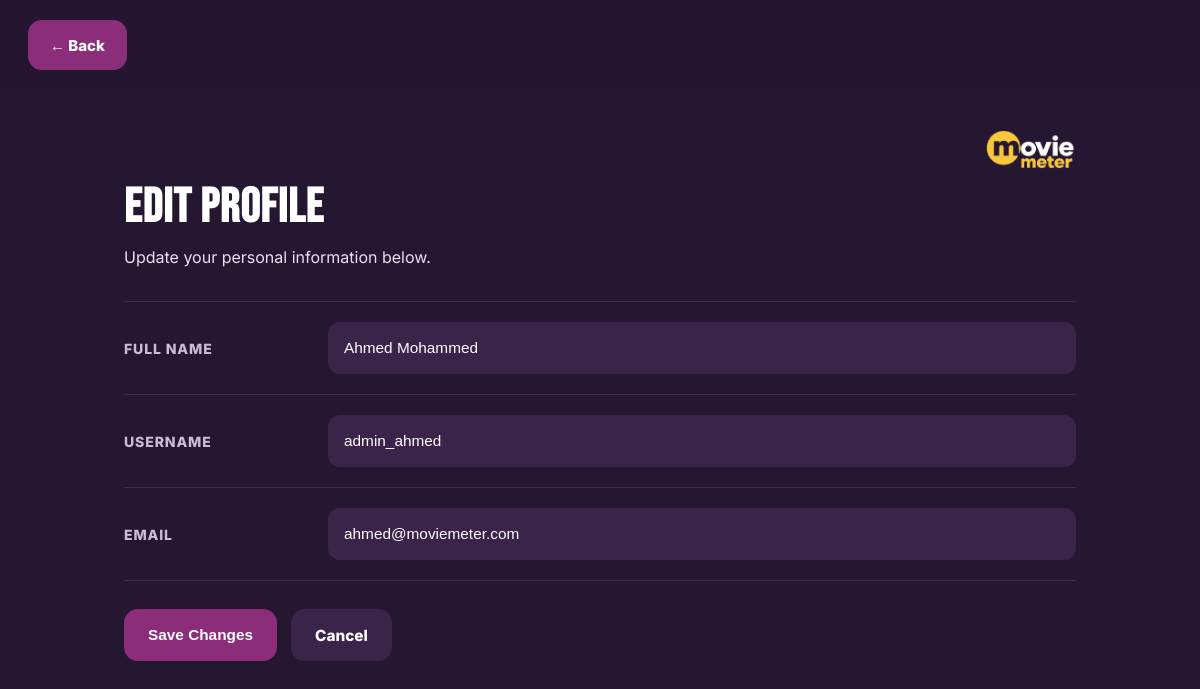
The page /MovieMeter/edit-profile.php (signed in) on the database its author committed.
### tables this page shows
CREATE TABLE mm_users (
    user_id INT AUTO_INCREMENT PRIMARY KEY,
    role_id INT NOT NULL,
    full_name VARCHAR(100) NOT NULL,
    username VARCHAR(50) NOT NULL UNIQUE,
    email VARCHAR(100) NOT NULL UNIQUE,
    password_hash VARCHAR(255) NOT NULL,
    profile_image VARCHAR(255) NULL,
    account_status ENUM('active','suspended') DEFAULT 'active',
    created_at DATETIME DEFAULT CURRENT_TIMESTAMP,
    updated_at DATETIME DEFAULT CURRENT_TIMESTAMP
);

### MovieMeter/edit-profile.php (the view, shortened to what this page needs)
<?php
$userId = (int) $_SESSION["user_id"];
$conn = getConnection();
mysqli_set_charset($conn, "utf8mb4");
$sql = "SELECT full_name, username, email FROM mm_users WHERE user_id = ? LIMIT 1";
$stmt = mysqli_prepare($conn, $sql);
mysqli_stmt_bind_param($stmt, "i", $userId);
mysqli_stmt_execute($stmt);
$result = mysqli_stmt_get_result($stmt);
$user = mysqli_fetch_assoc($result);
$fullNameValue = htmlspecialchars($user["full_name"] ?? "", ENT_QUOTES, "UTF-8");
$usernameValue = htmlspecialchars($user["username"] ?? "", ENT_QUOTES, "UTF-8");
$emailValue = htmlspecialchars($user["email"] ?? "", ENT_QUOTES, "UTF-8");
?>
<!DOCTYPE html>
<html lang="en">
<head>
</head>
<body>
    <header class="topbar">
        <a href="profile.php" class="back-link">← Back </a>
    </header>
    <main class="edit-page">
        <div class="page-header">
            <div class="page-logo">
                <img src="assets/images/logo.png" alt="MovieMeter Logo">
            </div>
            <h1 class="page-title">Edit Profile</h1>
            <p class="page-subtitle">Update your personal information below.</p>
        </div>
        <form class="edit-form" method="POST" action="">
            <div class="form-row">
                <div class="form-label">Full Name</div>
                <div class="form-field">
                    <input type="text" name="full_name" value="<?php echo $fullNameValue; ?>" placeholder="Enter your full name">
                </div>
            </div>
            <div class="form-row">
                <div class="form-label">Username</div>
                <div class="form-field">
                    <input type="text" name="username" value="<?php echo $usernameValue; ?>" placeholder="Enter your username">
                </div>
            </div>
            <div class="form-row">
                <div class="form-label">Email</div>
                <div class="form-field">
                    <input type="email" name="email" value="<?php echo $emailValue; ?>" placeholder="Enter your email">
                </div>
            </div>
            <div class="form-actions">
                <button type="submit" class="form-btn">Save Changes</button>
                <a href="profile.php" class="form-btn secondary">Cancel</a>
            </div>
        </form>
    </main>
</body>
</html>

### MovieMeter/edit-profile.php (style rules this page uses)
:root { --page-bg: #251631; --section-bg: #58386f; --input-bg: #3a244a; --button-bg: #8c2d7a; --button-hover: #7a276b; --text-main: #ffffff; --text-soft: #eadff0; --muted: #cbbbd5; --line: rgba(255, 255, 255, 0.10); --success-bg: rgba(34, 197, 94, 0.16); --success-border: rgba(34, 197, 94, 0.4); --error-bg: rgba(239, 68, 68, 0.16); --error-border: rgba(239, 68, 68, 0.4); }
* { margin: 0; padding: 0; box-sizing: border-box; }
body { font-family: "Inter", sans-serif; background: var(--page-bg); color: var(--text-main); min-height: 100vh; }
.topbar { position: fixed; top: 0; left: 0; width: 100%; padding: 20px 28px; z-index: 1000; background: linear-gradient(to bottom, rgba(37, 22, 49, 0.95), rgba(37, 22, 49, 0)); }
.back-link { display: inline-flex; align-items: center; justify-content: center; min-height: 50px; padding: 0 22px; background: var(--button-bg); color: #ffffff; font-size: 15px; font-weight: 800; border-radius: 14px; text-decoration: none; transition: 0.25s ease; }
.edit-page { max-width: 1000px; margin: 0 auto; padding: 130px 24px 50px; }
.page-header { margin-bottom: 30px; }
.page-logo { display: flex; justify-content: flex-end; margin-bottom: 10px; }
.page-logo img { width: 90px; height: auto; }
.page-title { font-family: "Bebas Neue", sans-serif; font-size: 3rem; letter-spacing: 1px; margin-bottom: 8px; color: var(--text-main); }
.page-subtitle { color: var(--text-soft); font-size: 1rem; line-height: 1.7; }
.edit-form { border-top: 1px solid var(--line); }
.form-row { display: grid; grid-template-columns: 180px 1fr; gap: 24px; padding: 20px 0; border-bottom: 1px solid var(--line); align-items: center; }
.form-label { color: var(--muted); font-size: 0.88rem; font-weight: 800; text-transform: uppercase; letter-spacing: 0.06em; }
.form-field input { width: 100%; height: 52px; border: none; outline: none; border-radius: 12px; background: var(--input-bg); color: var(--text-main); padding: 0 16px; font-size: 0.96rem; }
.form-field input::placeholder { color: var(--muted); }
.form-actions { margin-top: 28px; display: flex; flex-wrap: wrap; gap: 14px; }
.form-btn { display: inline-flex; align-items: center; justify-content: center; min-height: 52px; padding: 0 24px; border: none; border-radius: 14px; background: var(--button-bg); color: #ffffff; text-decoration: none; font-size: 0.96rem; font-weight: 800; cursor: pointer; transition: 0.25s ease; }
.form-btn.secondary { background: var(--input-bg); }

### rows shown on the page
mm_users: full_name "Ahmed Mohammed", username "admin_ahmed", email "ahmed@moviemeter.com"
